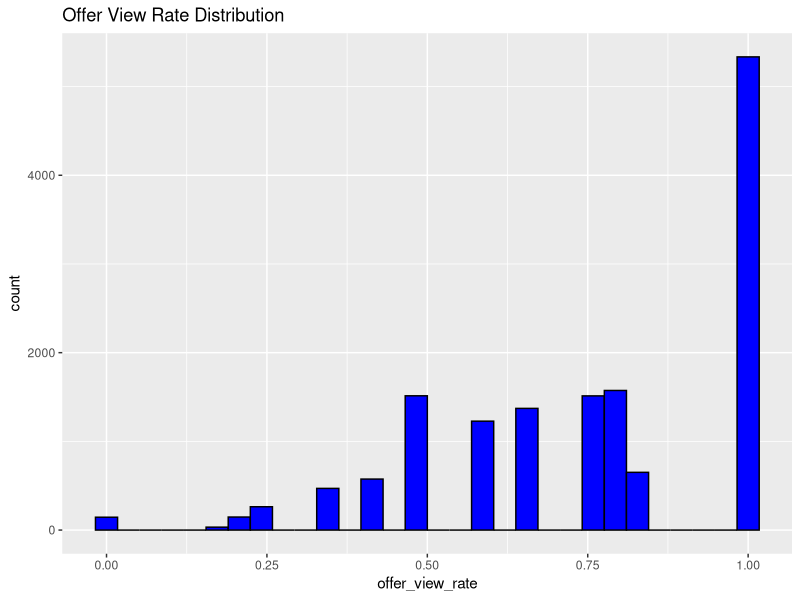
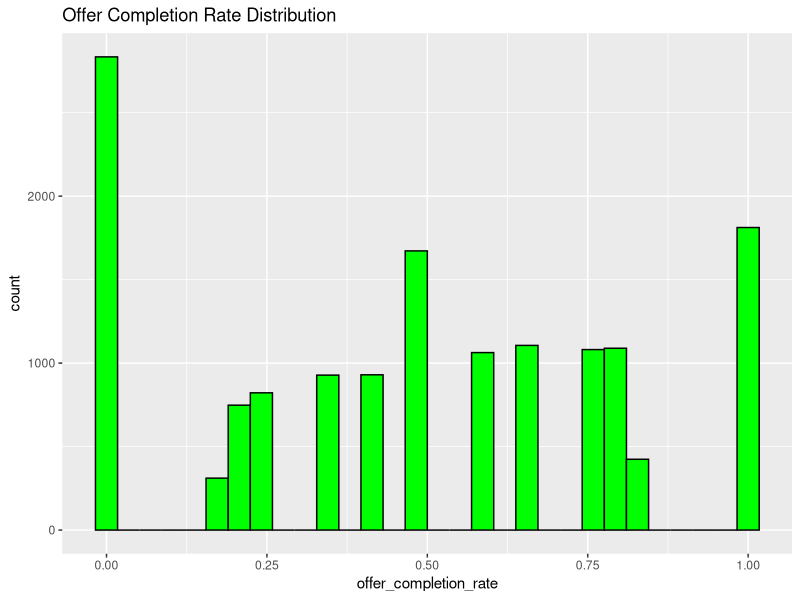
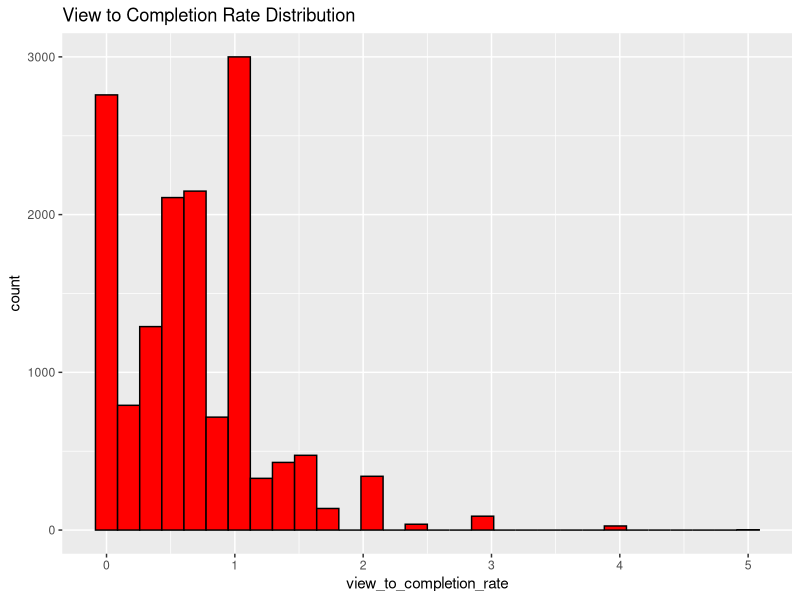

Write the R code that produced these figures, in order. (Note: this script raises an error after producing the figures.)
################################################################################
#--------------------------------DABI PROJECT ----------------------------------
################################################################################
library(dplyr)
library(lubridate)
library(readr)
library(corrplot)
library(ggplot2)

data_wide <- read_csv("data_wide4.csv")

################################################################################
## Adding New Variables to Wide Dataset
################################################################################
# 1. Engagement Rate Variables -------------------------------------------------
data_wide$offer_view_rate <- data_wide$tot_off_view / data_wide$tot_off_rec
summary(data_wide$offer_view_rate)
data_wide$offer_completion_rate <- data_wide$tot_off_comp / data_wide$tot_off_rec
summary(data_wide$offer_completion_rate)
data_wide$view_to_completion_rate <- data_wide$tot_off_comp / data_wide$tot_off_view
summary(data_wide$view_to_completion_rate)

# 2. Spending Behavior Variables ------------------------------------------------
# TOTAL AMOUNT SPENT == AVE SPEND & TENURE IS BEFORE TRANSCRIPT TAKES PLACE


# 3. Demographic Interaction Variables -----------------------------------------
# Categorizing age into groups
# data_wide$age_group <- cut(data_wide$age,
#                            breaks = c(-Inf, 25, 35, 45, 55, 65, Inf),
#                            labels = c("<=25", "26-35", "36-45", "46-55", "56-65", "66+"))
# summary(data_wide$age_group)

# Is it worthwhile first group 18-30 to make groups more even?
data_wide$age_group <- cut(data_wide$age,
                           breaks = c(-Inf, 30, 40, 50, 60, 70, Inf),
                           labels = c("<=30", "31-40", "41-50", "51-60", "61-70", "71+"))
summary(data_wide$age_group)

# Categorizing income into brackets --------------------------------------------
# data_wide$income_bracket <- cut(data_wide$income,
#                                 breaks = c(-Inf, 32000, 64000, 96000, Inf),
#                                 labels = c("Low", "Medium", "High", "Very High"))
# summary(data_wide$income_bracket)

# First group only has 500 in
# data_wide$income_bracket <- cut(data_wide$income,
#                                 breaks = c(-Inf, 50000, 70000, 90000, Inf),
#                                 labels = c("Low", "Medium", "High", "Very High"))
# summary(data_wide$income_bracket)
# 
data_wide$income_bracket <- cut(data_wide$income,
                                breaks = c(-Inf, 40000, 50000, 60000, 70000, 80000, Inf),
                                labels = c("30 - 40k", "40-50k","50-60k", "60-70k", "70-80k", "80k+"))
summary(data_wide$income_bracket)

# 4. Customer Loyalty Variables ------------------------------------------------
# Convert membership_start to tenure in years 
#data_wide$membership_duration_years <- as.numeric(difftime(Sys.Date(), data_wide$membership_start, units="days")) / 365.25
#summary(data_wide$membership_duration_years)


# 6. Offer-Type Preference  ----------------------------------------------------
#bogo
data_wide$bogo_view_rate<-data_wide$bogo_view/data_wide$bogo_rec
data_wide$bogo_response_rate<-data_wide$bogo_comp/data_wide$bogo_rec

data_wide$bogo_view_rate<-base::ifelse(data_wide$bogo_view_rate==Inf, NA, data_wide$bogo_view_rate)
data_wide$bogo_response_rate<-base::ifelse(data_wide$bogo_response_rate==Inf, NA, data_wide$bogo_response_rate)

summary(data_wide$bogo_view_rate)
summary(data_wide$bogo_response_rate)

# Discount offers
data_wide$disc_view_rate<-data_wide$disc_view/data_wide$disc_rec
data_wide$disc_response_rate<-data_wide$disc_comp/data_wide$disc_rec

data_wide$disc_view_rate<-base::ifelse(data_wide$disc_view_rate==Inf, NA, data_wide$disc_view_rate)
data_wide$disc_response_rate<-base::ifelse(data_wide$disc_response_rate==Inf, NA, data_wide$disc_response_rate)

summary(data_wide$disc_view_rate)
summary(data_wide$disc_response_rate)

# # Informational offers
data_wide$info_view_rate<-data_wide$info_view/data_wide$info_rec

data_wide$info_view_rate<-base::ifelse(data_wide$info_view_rate==Inf, NA, data_wide$info_view_rate)
summary(data_wide$info_view_rate)
# 7. Channel Effectiveness -----------------------------------------------------
# channels <- c("email", "mobile", "social", "web")
# 
# for(channel in channels) {
#   channel_cols <- grep(paste0(channel, "_offer"), names(data_wide), value = TRUE)
#   comp_cols <- grep("off_comp_offer", names(data_wide), value = TRUE)
#   
#   total_channel_used <- rowSums(data_wide[, channel_cols], na.rm = TRUE)
#   total_completed <- rowSums(data_wide[, comp_cols], na.rm = TRUE)
#   
#   # Calculating effectiveness for each channel
#   data_wide[[paste0(channel, "_comp_rate")]] <- total_completed / total_channel_used
# }
data_wide$mob_view_rate<- data_wide$mob_view/data_wide$mob_rec
data_wide$mob_comp_rate<- data_wide$mob_comp/data_wide$mob_rec

summary(data_wide$mob_view_rate)
summary(data_wide$mob_comp_rate)

data_wide$web_view_rate<- data_wide$web_view/data_wide$web_rec
data_wide$web_comp_rate<- data_wide$web_comp/data_wide$web_rec

summary(data_wide$web_view_rate)
summary(data_wide$web_comp_rate)



data_wide$social_view_rate<- data_wide$social_view/data_wide$social_rec
data_wide$social_comp_rate<- data_wide$social_comp/data_wide$social_rec

summary(data_wide$social_view_rate)
summary(data_wide$social_comp_rate)
# 8. Promotion Interaction Rate ------------------------------------------------
data_wide$promotion_interaction_rate <- (data_wide$tot_off_view + data_wide$tot_off_comp) / data_wide$tot_off_rec
summary(data_wide$promotion_interaction_rate)
# 9. Promotion Conversion Rate -------------------------------------------------
data_wide$promotion_conversion_rate <- with(data_wide, ifelse(tot_off_view > 0, tot_off_comp / tot_off_view, 0))
summary(data_wide$promotion_conversion_rate)
#10 Percentage of reward cashed
data_wide$reward_rec_rate<-data_wide$tot_reward_rec/data_wide$reward_off
summary(data_wide$reward_rec_rate)

## EDA #########################################################################
# Engagement Rate Variables Visualization --------------------------------------
# Offer View Rate
ggplot(data_wide, aes(x = offer_view_rate)) + 
  geom_histogram(bins = 30, fill = "blue", color = "black") +
  ggtitle("Offer View Rate Distribution")

# Offer Completion Rate
ggplot(data_wide, aes(x = offer_completion_rate)) + 
  geom_histogram(bins = 30, fill = "green", color = "black") +
  ggtitle("Offer Completion Rate Distribution")

# View to Completion Rate
ggplot(data_wide, aes(x = view_to_completion_rate)) + 
  geom_histogram(bins = 30, fill = "red", color = "black") +
  ggtitle("View to Completion Rate Distribution")

# Spending Behavior Visualization ----------------------------------------------
# Average Spend per Transaction
ggplot(data_wide, aes(x = average_spend_per_transaction)) + 
  geom_histogram(bins = 30, fill = "coral", color = "black") +
  ggtitle("Average Spend per Transaction")

# Spend per Day
ggplot(data_wide, aes(x = spend_per_day)) + 
  geom_histogram(bins = 30, fill = "purple", color = "black") +
  ggtitle("Spend per Day")

#  Demographic Interaction Visualization ---------------------------------------
# Age Group
ggplot(data_wide, aes(x = age_group)) + 
  geom_bar(fill = "skyblue") +
  ggtitle("Customer Distribution by Age Group")

# Income Bracket
ggplot(data_wide, aes(x = income_bracket)) + 
  geom_bar(fill = "orange") +
  ggtitle("Customer Distribution by Income Bracket")

# Customer Loyalty Visualization -----------------------------------------------
# Membership Duration in Years
ggplot(data_wide, aes(x = membership_duration_years)) + 
  geom_histogram(bins = 30, fill = "lightgreen", color = "black") +
  ggtitle("Membership Duration Distribution")

# Composite Engagement Score Visualization -------------------------------------
# Composite Engagement Score
ggplot(data_wide, aes(x = composite_engagement_score)) + 
  geom_histogram(bins = 30, fill = "pink", color = "black") +
  ggtitle("Composite Engagement Score Distribution")


# Offer-Type Preference Visualization ------------------------------------------
offer_type_rates <- data.frame(
  OfferType = c("BOGO", "Discount", "Informational"),
  ResponseRate = c(mean(data_wide$bogo_response_rate, na.rm = TRUE), 
                   mean(data_wide$discount_response_rate, na.rm = TRUE), 
                   mean(data_wide$informational_response_rate, na.rm = TRUE))
)

# Plotting
ggplot(offer_type_rates, aes(x = OfferType, y = ResponseRate)) + 
  geom_bar(stat = "identity", fill = "dodgerblue") +
  ggtitle("Response Rate by Offer Type")

# Channel Effectiveness Visualization ------------------------------------------
channel_effectiveness <- data.frame(
  Channel = c("Email", "Mobile", "Social", "Web"),
  CompRate = c(mean(data_wide$email_comp_rate, na.rm = TRUE), 
               mean(data_wide$mobile_comp_rate, na.rm = TRUE), 
               mean(data_wide$social_comp_rate, na.rm = TRUE), 
               mean(data_wide$web_comp_rate, na.rm = TRUE))
)

# Plotting
ggplot(channel_effectiveness, aes(x = Channel, y = CompRate)) + 
  geom_bar(stat = "identity", fill = "tomato") +
  ggtitle("Channel Effectiveness")


ggplot(data_wide, aes(x = promotion_interaction_rate)) +
  geom_histogram(bins = 30, fill = "blue") +
  labs(title = "Histogram of Promotion Interaction Rate", x = "Promotion Interaction Rate", y = "Frequency")

# Summary statistics
summary(data_wide$promotion_interaction_rate)


# Histogram of Promotion Conversion Rate
ggplot(data_wide, aes(x = promotion_conversion_rate)) +
  geom_histogram(bins = 30, fill = "green") +
  labs(title = "Histogram of Promotion Conversion Rate", x = "Promotion Conversion Rate", y = "Frequency")

# Summary statistics
summary(data_wide$promotion_conversion_rate)

# Boxplot for Promotion Interaction Rate
ggplot(data_wide, aes(y = promotion_interaction_rate)) +
  geom_boxplot(fill = "blue") +
  labs(title = "Boxplot of Promotion Interaction Rate")

# Boxplot for Promotion Conversion Rate
ggplot(data_wide, aes(y = promotion_conversion_rate)) +
  geom_boxplot(fill = "green") +
  labs(title = "Boxplot of Promotion Conversion Rate")

# interaction between variables ------------------------------------------------
ggplot(data_wide, aes(x = promotion_interaction_rate, y = promotion_conversion_rate)) +
  geom_point(alpha = 0.5) +
  labs(title = "Scatterplot of Interaction Rate vs Conversion Rate", x = "Promotion Interaction Rate", y = "Promotion Conversion Rate")


# Corrplot ---------------------------------------------------------------------
correlation_columns <- c('age', 'income', 'tenure', 'composite_engagement_score', 'bogo_response_rate', 
                         'discount_response_rate', 'informational_response_rate', 'email_comp_rate', 
                         'mobile_comp_rate', 'social_comp_rate', 'web_comp_rate','promotion_interaction_rate',
                         'promotion_conversion_rate')

# Compute the correlation matrix
correlation_matrix <- cor(data_wide[, correlation_columns], use="complete.obs")

# Visualize the correlation matrix using corrplot
corrplot(correlation_matrix, method = "circle", type = "upper", 
         tl.col = "black", tl.srt = 45, 
         title = "Correlation Matrix", 
         tl.cex = 0.7, cl.cex = 0.7, cl.ratio = 0.3)

library(GGally)
ggpairs(data_wide[, sapply(data_wide, is.numeric)])

as.data.frame(colnames(data_wide))
as.data.frame(sapply(data_wide, class), )

for(i in colnames(data_wide)){
  print(length(unique(data_wide[,i])))
}

# give same result. Possibly only use one in final analysis
ggplot(data_wide, aes(tenure, membership_duration_years))+
  geom_point()

# what is the difference in calculation?
ggplot(data_wide, aes(average_spend_per_transaction, ave_amount))+
  geom_point()


# histograms of percentage of reward claimed
ggplot(data=data_wide, aes(perc_reward_cashed))+
  geom_histogram()

ggplot(data=data_wide, aes(perc_reward_cashed))+
  geom_histogram()+
  facet_wrap(vars(gender))

ggplot(data=data_wide, aes(perc_reward_cashed))+
  geom_histogram()+
  facet_wrap(vars(age_group))

ggplot(data=data_wide, aes(perc_reward_cashed))+
  geom_histogram()+
  facet_wrap(vars(income_bracket))

# histograms of percentage of difficulty claimed
ggplot(data=data_wide, aes(perc_difficulty_cashed))+
  geom_histogram()

ggplot(data=data_wide, aes(perc_difficulty_cashed))+
  geom_histogram()+
  facet_wrap(vars(gender))

ggplot(data=data_wide, aes(perc_difficulty_cashed))+
  geom_histogram()+
  facet_wrap(vars(age_group))

ggplot(data=data_wide, aes(perc_difficulty_cashed))+
  geom_histogram()+
  facet_wrap(vars(income_bracket))

# channels of offers completed vs age gender and income
ggplot(data_wide, aes(email_comp_rate)) +
  geom_bar() +
  facet_wrap(vars(income_bracket))

ggplot(data_wide, aes(mobile_comp_rate)) +
  geom_bar() +
  facet_wrap(vars(income_bracket))

ggplot(data_wide, aes(social_comp_rate)) +
  geom_bar() +
  facet_wrap(vars(income_bracket))

ggplot(data_wide, aes(web_comp_rate)) +
  geom_bar() +
  facet_wrap(vars(income_bracket))

ggplot(data_wide, aes(email_comp_rate)) +
  geom_bar() +
  facet_wrap(vars(age_group))

ggplot(data_wide, aes(mobile_comp_rate)) +
  geom_bar() +
  facet_wrap(vars(age_group))

ggplot(data_wide, aes(social_comp_rate)) +
  geom_bar() +
  facet_wrap(vars(age_group))

ggplot(data_wide, aes(web_comp_rate)) +
  geom_bar() +
  facet_wrap(vars(age_group))

ggplot(data_wide, aes(email_comp_rate)) +
  geom_bar() +
  facet_wrap(vars(gender))

ggplot(data_wide, aes(mobile_comp_rate)) +
  geom_bar() +
  facet_wrap(vars(gender))

ggplot(data_wide, aes(social_comp_rate)) +
  geom_bar() +
  facet_wrap(vars(gender))

ggplot(data_wide, aes(web_comp_rate)) +
  geom_bar() +
  facet_wrap(vars(gender))

##########################
# rfm added to wide_data 
##########################

rfm_table<- read.csv("rfm_table.csv")
colnames(rfm_table)
rfm_table<-rfm_table %>% 
  select(person_id, r_score,f_score, m_score, rfm_score, rfm_string)


data_wide3<-merge(data_wide, rfm_table, by="person_id")
summary(data_wide3$r_score)
summary(data_wide3$f_score)
summary(data_wide3$m_score)
summary(data_wide3$rfm_score)
summary(data_wide3$rfm_string)

data_wide3$rfm_string<- as.character(data_wide3$rfm_string)

write.csv(data_wide, "data_wide_temp.csv", row.names = FALSE) 

